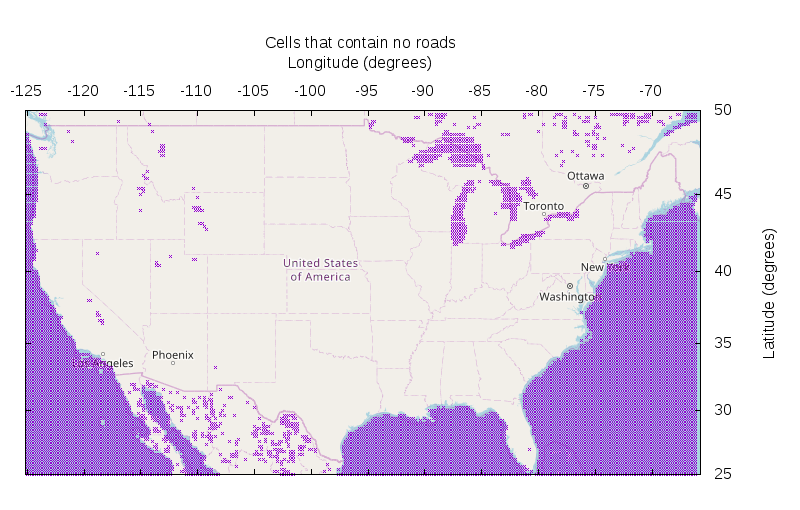

The gnuplot source for this figure:
# Generated by osmgnuplot.pl from
#   https://github.com/dkogan/osmgnuplot
#
# Command used:
#   osmgnuplot.pl --zoom 4 --center 40,-96 --rad 1600miles



# Note that this script plots data on top of an image. The color scaling logic
# that applies to such plots was changed (for the better) in gnuplot very
# recently, and this script would only produce the expected output on very
# recent builds of gnuplot. See
# https://sourceforge.net/p/gnuplot/mailman/message/35996823/


set autoscale noextend

lat_offset_px = 1114
lon_offset_px = 612

s1_cos(x)     = (sin(x)+1)/cos(x)
inv_s1_cos(x) = asin( (x**2 - 1)/(x**2 + 1) )

px_to_lon(x) = (x + lon_offset_px)/(256. * 2.**4)*360. - 180.
lon_to_px(x) = (x+180.)/360. * 2.**4 * 256 - lon_offset_px

px_to_lat(x) = inv_s1_cos(exp((1 - (x + lat_offset_px)/(2.**4 * 256) *2)*pi))*180./pi
lat_to_px(x) = (1 - log( (sin(x*pi/180) + 1.)/cos(x*pi/180) )/pi)/2. * 2.**4 * 256 - lat_offset_px


set link x2 via px_to_lon(x) inverse lon_to_px(x)
set link y2 via px_to_lat(y) inverse lat_to_px(y)

set xrange [12:688]
set y2range [25:50]

unset xtics
unset ytics

set grid front
set x2tics mirror 4.99999999999997
set y2tics mirror 4.99999999999997

set size ratio -1

set x2label "Longitude (degrees)"
set y2label "Latitude (degrees)"
set title "Cells that contain no roads"


set terminal png enhanced size 800,510
set output "big_samplegrid_onlyempty_0.1.png"

plot \
     "montage_40_-96_1600miles_4.png" binary filetype=png flipy using 1:2:3 with rgbimage notitle axis x1y1, \
     "< awk '!$3' samples_0.1.dat" using 2:1 with points pt 2 ps 0.3 notitle axis x2y2
